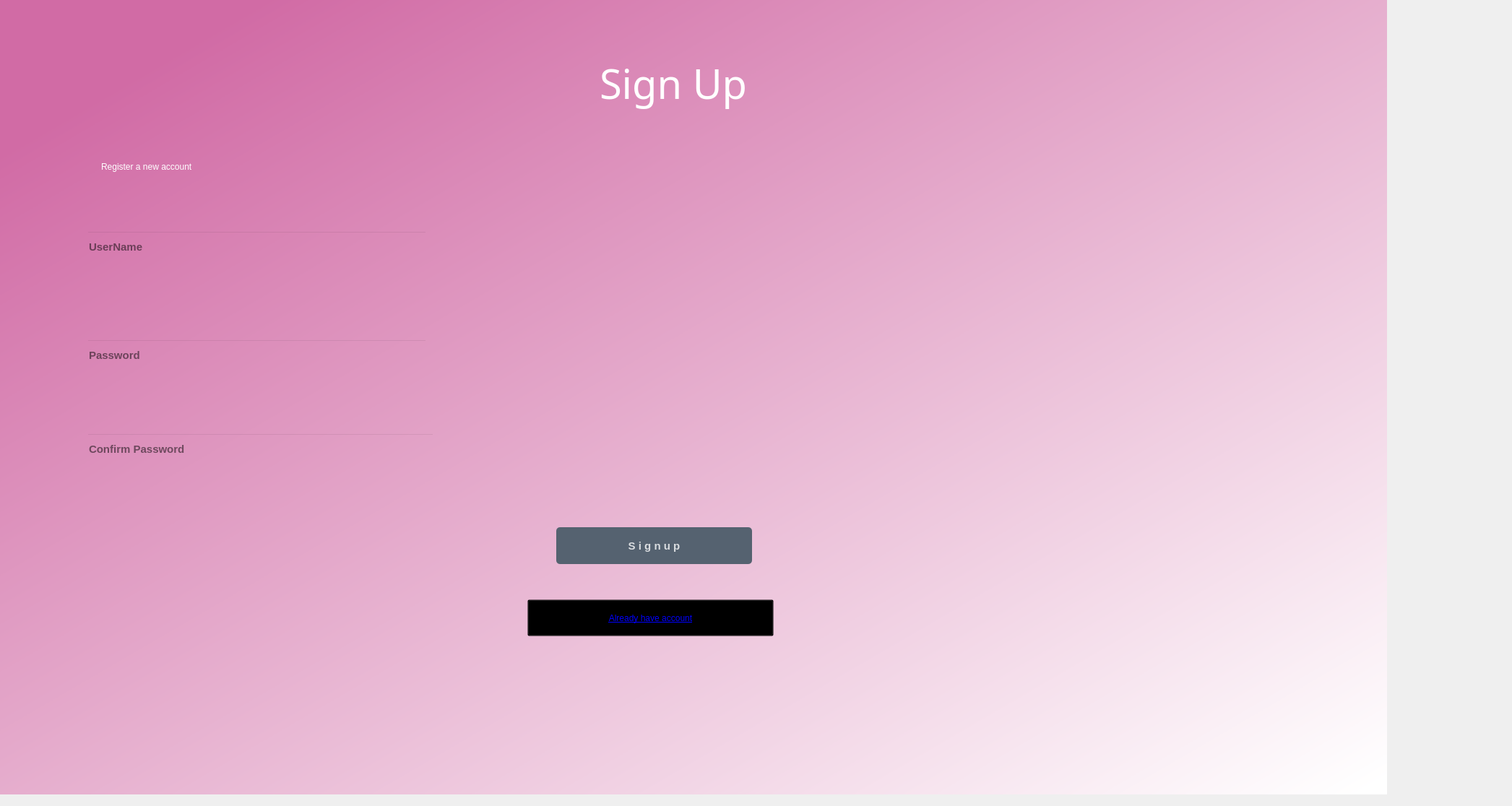
<?xml version="1.0" encoding="UTF-8"?>
<ui version="4.0">
 <class>Dialog</class>
 <widget class="QDialog" name="Dialog">
  <property name="geometry">
   <rect>
    <x>0</x>
    <y>0</y>
    <width>2093</width>
    <height>1116</height>
   </rect>
  </property>
  <property name="windowTitle">
   <string>Dialog</string>
  </property>
  <widget class="QWidget" name="bgwidget" native="true">
   <property name="geometry">
    <rect>
     <x>0</x>
     <y>0</y>
     <width>1920</width>
     <height>1100</height>
    </rect>
   </property>
   <property name="styleSheet">
    <string notr="true">QWidget#bgwidget{
background-color:qlineargradient(spread:pad, x1:0.091, y1:0.101636, x2:0.991379, y2:0.977, stop:0 rgba(209, 107, 165, 255), stop:1 rgba(255, 255, 255, 255));}</string>
   </property>
   <widget class="QLabel" name="label">
    <property name="geometry">
     <rect>
      <x>830</x>
      <y>70</y>
      <width>251</width>
      <height>91</height>
     </rect>
    </property>
    <property name="font">
     <font>
      <family>12 Calibri</family>
      <pointsize>42</pointsize>
      <weight>9</weight>
      <italic>false</italic>
      <bold>false</bold>
     </font>
    </property>
    <property name="styleSheet">
     <string notr="true">font: 75 42pt bold &quot;Calibri&quot;;
color:rgb(255, 255, 255);</string>
    </property>
    <property name="text">
     <string>Sign Up</string>
    </property>
   </widget>
   <widget class="QLabel" name="label_2">
    <property name="geometry">
     <rect>
      <x>140</x>
      <y>210</y>
      <width>381</width>
      <height>41</height>
     </rect>
    </property>
    <property name="styleSheet">
     <string notr="true">font: 75 20pt bold &quot;Calibri&quot;;
color:rgb(255, 255, 255);</string>
    </property>
    <property name="text">
     <string>Register a new account</string>
    </property>
   </widget>

   <widget class="QLineEdit" name="emailfield">
    <property name="geometry">
     <rect>
      <x>120</x>
      <y>320</y>
      <width>471</width>
      <height>51</height>
     </rect>
    </property>
    <property name="font">
     <font>
      <pointsize>11</pointsize>
      <weight>75</weight>
      <bold>true</bold>
     </font>
    </property>
    <property name="styleSheet">
     <string notr="true">background-color: rgba(0, 0, 0, 0);
border:2px solid rgpa(0, 0, 0, 0);
border-bottom-color:rgba(46, 82 , 101,200);
color:rgb(0,0,0);
padding-bottom:7px;</string>
    </property>
    <property name="placeholderText">
     <string>UserName</string>
    </property>
   </widget>
   
   <widget class="QLineEdit" name="passwordfield">
    <property name="geometry">
     <rect>
      <x>120</x>
      <y>470</y>
      <width>471</width>
      <height>51</height>
     </rect>
    </property>
    <property name="font">
     <font>
      <pointsize>11</pointsize>
      <weight>75</weight>
      <bold>true</bold>
     </font>
    </property>
    <property name="styleSheet">
     <string notr="true">background-color: rgba(0, 0, 0, 0);
border:2px solid rgpa(0, 0, 0, 0);
border-bottom-color:rgba(46, 82 , 101,200);
color:rgb(0,0,0);
padding-bottom:7px;</string>
    </property>
    <property name="placeholderText">
     <string>Password</string>
    </property>
   </widget>
   <widget class="QLabel" name="error">
    <property name="geometry">
     <rect>
      <x>440</x>
      <y>540</y>
      <width>341</width>
      <height>20</height>
     </rect>
    </property>
    <property name="styleSheet">
     <string notr="true">font: 12pt &quot;MS Shell Dlg 2&quot;; color:red;</string>
    </property>
    <property name="text">
     <string/>
    </property>
   </widget>
   <widget class="QLineEdit" name="confirmpasswordfield">
    <property name="geometry">
     <rect>
      <x>120</x>
      <y>600</y>
      <width>481</width>
      <height>51</height>
     </rect>
    </property>
    <property name="font">
     <font>
      <pointsize>11</pointsize>
      <weight>75</weight>
      <bold>true</bold>
     </font>
    </property>
    <property name="styleSheet">
     <string notr="true">background-color: rgba(0, 0, 0, 0);
border:2px solid rgpa(0, 0, 0, 0);
border-bottom-color:rgba(46, 82 , 101,200);
color:rgb(0,0,0);
padding-bottom:7px;</string>
    </property>
    <property name="placeholderText">
     <string>Confirm Password</string>
    </property>
   </widget>
   <widget class="QLabel" name="label_3">
    <property name="geometry">
     <rect>
      <x>1010</x>
      <y>-30</y>
      <width>1920</width>
      <height>1100</height>
     </rect>
    </property>
    <property name="styleSheet">
     <string notr="true">background-image:url(:/im/—Pngtree—pink ribbon of breast cancer_8423017.png);</string>
    </property>
    <property name="text">
     <string/>
    </property>
   </widget>
   <widget class="QPushButton" name="signup">
    <property name="geometry">
     <rect>
      <x>770</x>
      <y>730</y>
      <width>271</width>
      <height>51</height>
     </rect>
    </property>
    <property name="font">
     <font>
      <pointsize>11</pointsize>
      <weight>75</weight>
      <bold>true</bold>
     </font>
    </property>
    <property name="styleSheet">
     <string notr="true">QPushButton#signup{
	Background-color:rgba(85,98,112,255);
	color:rgba(255,255,255,200);
	border-radius:5px;
} 
QPushButton#signup:pressed{
	padding-left:5px;
	padding-top:5px;
	background-color:rgba(254, 81, 171, 0.8);
	background-position:calc(100% - 10px)center;
}
QPushButton#signup:hover{
	background-color:rgba(254, 81, 171, 0.8)
}</string>
    </property>
    <property name="text">
     <string>S i g n u p</string>
    </property>
   </widget>
   <widget class="QPushButton" name="back">
    <property name="geometry">
     <rect>
      <x>730</x>
      <y>830</y>
      <width>341</width>
      <height>51</height>
     </rect>
    </property>
    <property name="styleSheet">
     <string notr="true">background-color:rgba(0,0,0,0);text-decoration: underline;QLabel:hover;color:rgb(0, 0, 255);font: 10pt &quot;MS Shell Dlg 2&quot;;</string>
    </property>
    <property name="text">
     <string>Already have account</string>
    </property>
   </widget>
  </widget>
 </widget>
 <resources/>
 <connections/>
</ui>
